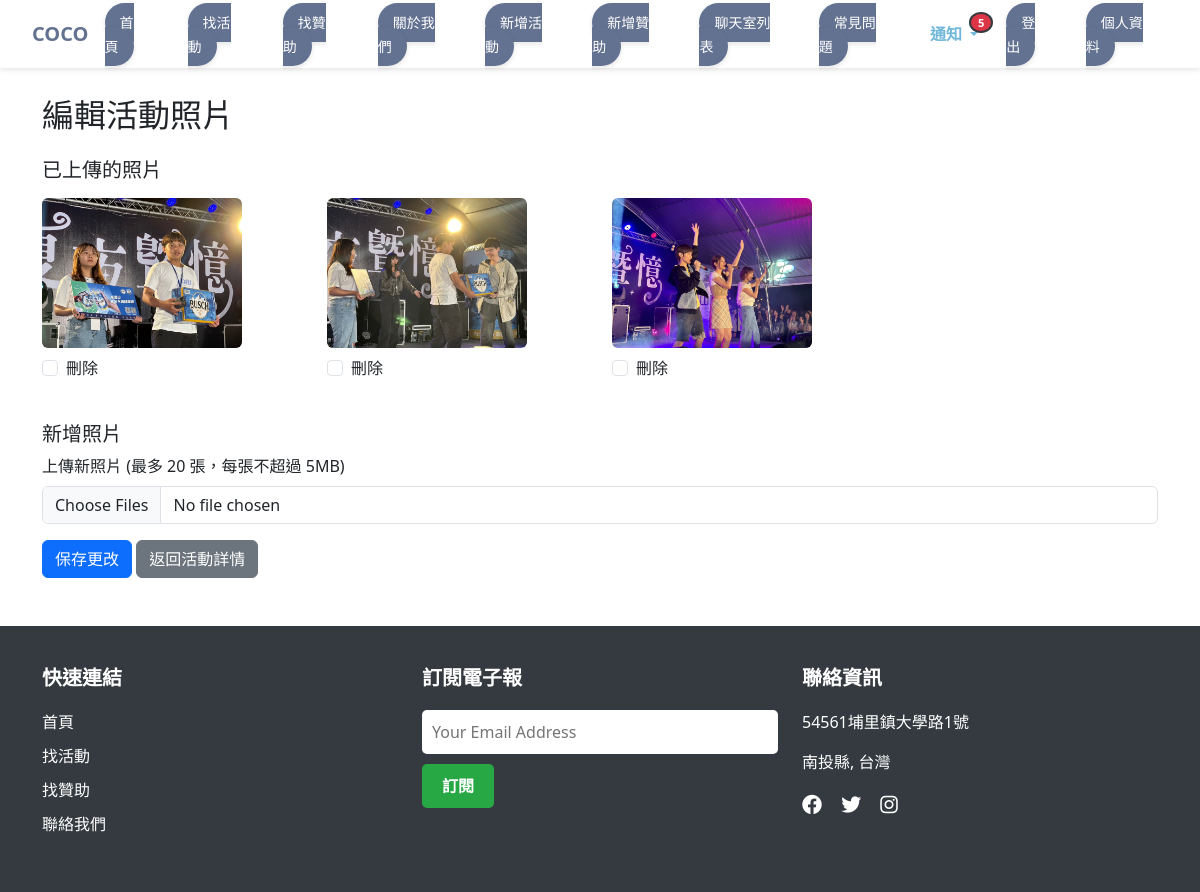
/activity/24/edit_photos/ (signed in), run on an earlier commit of the app's database.
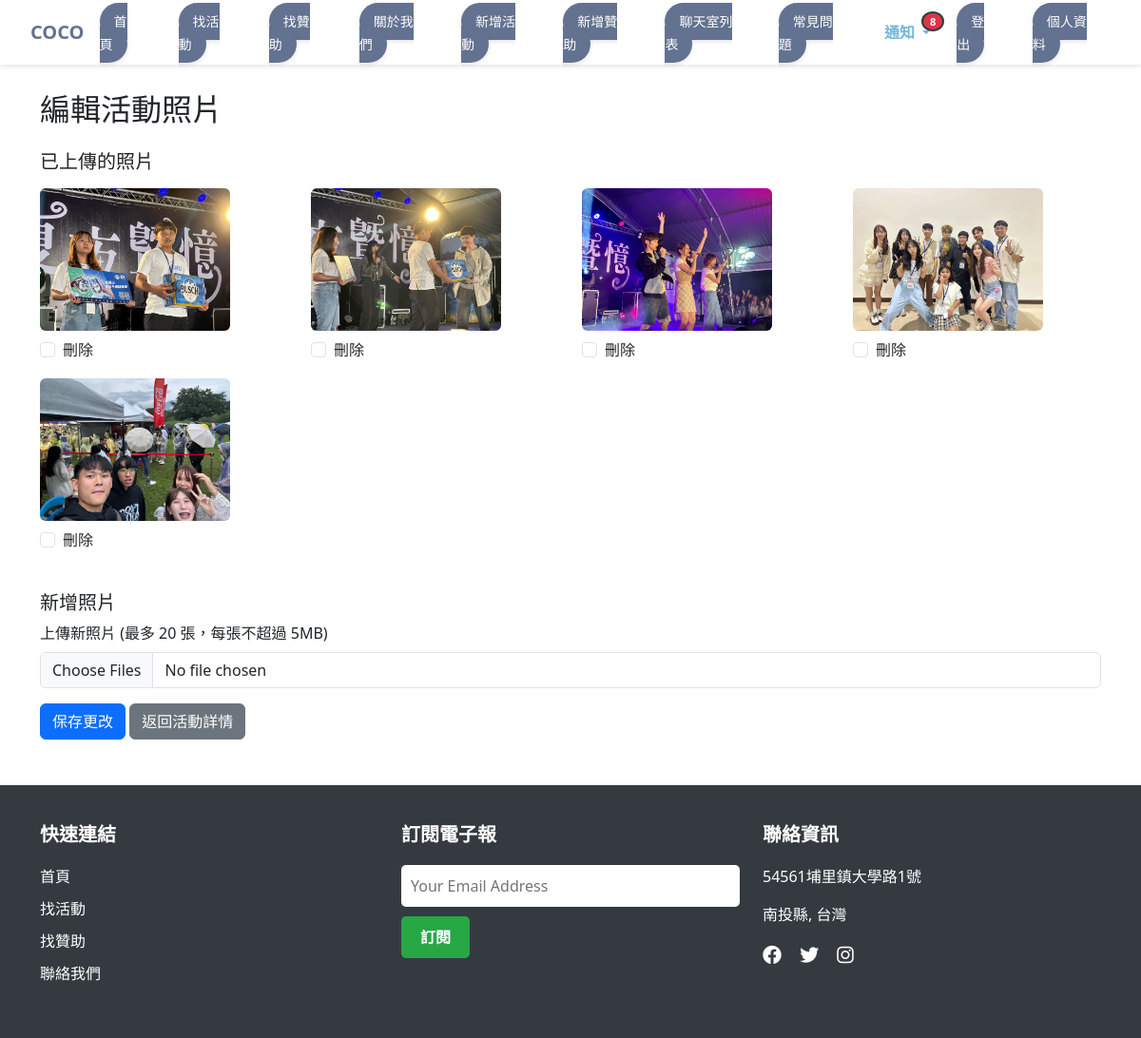
And on a later commit of the database.
### events/models.py (models this page shows)
class Photo(models.Model):
    activity = models.ForeignKey(Activitynew, related_name="photos", on_delete=models.CASCADE)
    image = models.ImageField(upload_to="activity_photos/")
    uploaded_at = models.DateTimeField(auto_now_add=True)

### events/views.py (the view, shortened to what this page needs)
# urls.py: path('activity/<int:activity_id>/edit_photos/', views.edit_activity_photos, name='edit_activity_photos'),
@login_required
def edit_activity_photos(request, activity_id):
    activity = get_object_or_404(Activitynew, id=activity_id)
    if request.user != activity.organizer and not request.user.is_staff:
        messages.error(request, "您無權編輯此活動的照片。")
        return redirect('activity_detail', activity_id=activity_id)
    return render(request, 'events/edit_activity_photos.html', {'activity': activity})

### events/context_processors.py (called while the page is built)
def notifications(request):
    if request.user.is_authenticated:
        notifications = Notification.objects.filter(user=request.user).order_by('-created_at')
        unread_count = notifications.filter(is_read=False).count()
        return {
            'notifications': notifications[:5],  # 只在這裡進行切片
            'unread_notifications_count': unread_count
        }
    return {}

### events/templates/events/edit_activity_photos.html (shortened to what this page needs)
{% extends "base.html" %}
{% load static %}
{% block content %}
<div class="container my-5">
    <h2 class="mb-4">編輯活動照片</h2>
    <form method="POST" enctype="multipart/form-data" action="{% url 'edit_activity_photos' activity.id %}">
        <h5 class="mb-3">已上傳的照片</h5>
        <div class="row">
            {% for photo in activity.photos.all %}
                <div class="col-md-3 mb-3">
                    <img src="{{ photo.image.url }}" alt="已上傳照片" class="img-fluid rounded mb-2" style="max-height: 150px; object-fit: cover;">
                    <div class="form-check">
                        <input type="checkbox" name="delete_photos" value="{{ photo.id }}" id="photo-{{ photo.id }}" class="form-check-input">
                        <label for="photo-{{ photo.id }}" class="form-check-label">刪除</label>
                    </div>
                </div>
            {% endfor %}
        </div>
        <h5 class="mt-4">新增照片</h5>
        <div class="mb-3">
            <label for="newPhotos" class="form-label">上傳新照片 (最多 20 張，每張不超過 5MB)</label>
            <input type="file" name="new_photos" id="newPhotos" class="form-control" multiple>
        </div>
        <button type="submit" class="btn btn-primary">保存更改</button>
        <a href="{% url 'activity_detail' activity.id %}" class="btn btn-secondary">返回活動詳情</a>
    </form>
</div>
{% endblock %}

What changed in the data, as far as the page shows it:
added Photo: image (picture)
added Photo: image (picture)
Also different on the page:
{{ unread_notifications_count }}: "5" → "8"
